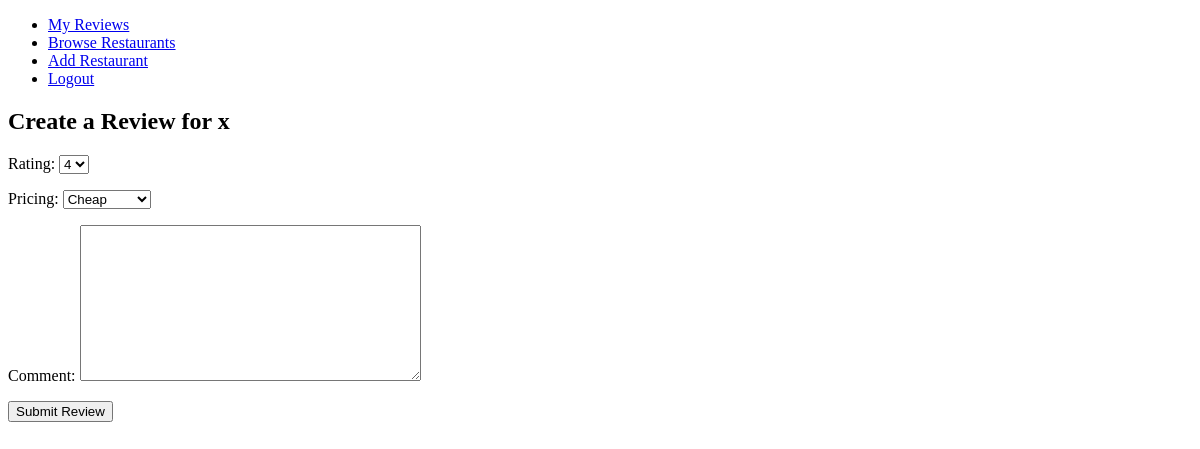
The app's page /restaurants/6/reviews/create/ (signed in), older data.
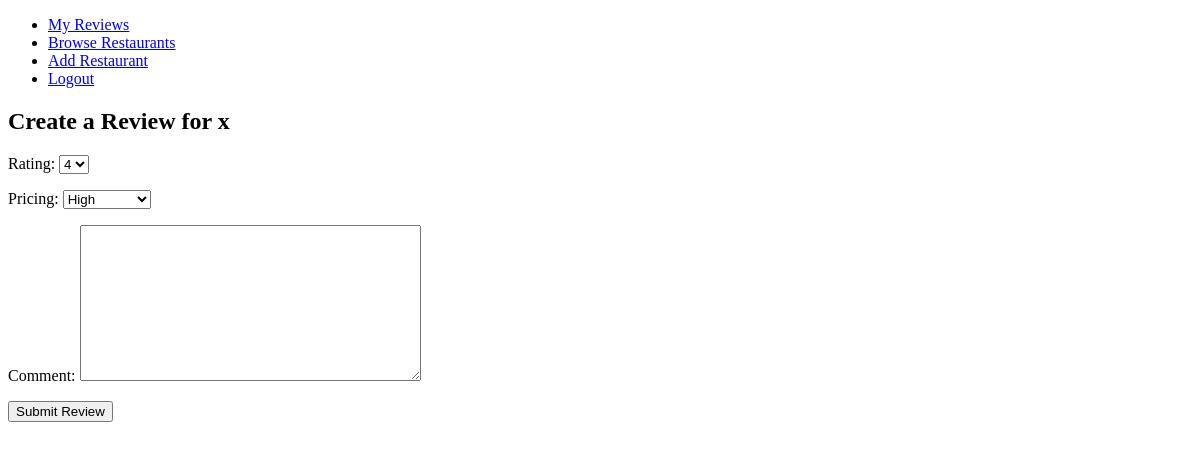
The same page, newer data.
### reviews/models.py (models this page shows, shortened)
class Review(models.Model):
    RATINGS_OPTIONS: List[Tuple[int, str]] = [
        (1, '1'),
        (2, '2'),
        (3, '3'),
        (4, '4'),
        (5, '5'),
    ]
    PRICING_CATEGORY_OPTIONS: List[Tuple[str, str]] = [
        ('cheap', 'Cheap'),
        ('moderate', 'Moderate'),
        ('high', 'High'),
        ('overpriced', 'Overpriced'),
    ]
    restaurant = models.ForeignKey(Restaurant, on_delete=models.CASCADE)
    customer = models.ForeignKey(get_user_model(), on_delete=models.CASCADE)
    created = models.DateTimeField(auto_now_add=True)
    rating = models.IntegerField(choices=RATINGS_OPTIONS, default=3)
    pricing = models.CharField(max_length=30, choices=PRICING_CATEGORY_OPTIONS, default='moderate')
    comment = models.TextField(max_length=500, blank=True, null=True)
    class Meta:
        unique_together = ['restaurant', 'customer']

### reviews/views.py (the view)
# urls.py: path('restaurants/<int:restaurant_id>/reviews/create/', create_review, name='create_review'),
@login_required
def create_review(request, restaurant_id):
    restaurant = get_object_or_404(Restaurant, id=restaurant_id)
    user_review = Review.objects.filter(restaurant=restaurant, customer=request.user).first()
    if request.method == 'POST':
        form = ReviewForm(request.POST, instance=user_review)
        if form.is_valid():
            review = form.save(commit=False)
            review.customer = request.user
            review.restaurant = restaurant
            review.save()
            return redirect('restaurant_detail', restaurant_id=restaurant.id)
    else:
        form = ReviewForm(instance=user_review)
    return render(request, 'reviews/create_review.html', {'restaurant': restaurant, 'form': form})

### reviews/forms.py
class ReviewForm(forms.ModelForm):
    class Meta:
        model = Review
        fields = ['rating', 'pricing', 'comment']

### reviews/templates/reviews/create_review.html (shortened to what this page needs)
<!DOCTYPE html>
<html lang="en">
<head>
</head>
<body>
{% extends 'main.html' %}
{% block content %}
<h2>Create a Review for {{ restaurant.name }}</h2>
<form method="post" action="">
    {{ form.as_p }}
    <button type="submit">Submit Review</button>
</form>
{% endblock content %}

Row changes from the older to the newer data that the page shows:
changed Review: pricing "Cheap" → "High"
